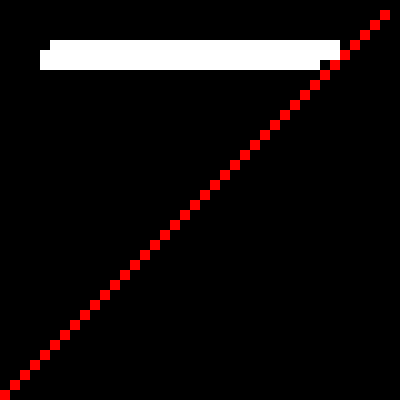
Frame 1 (no input)
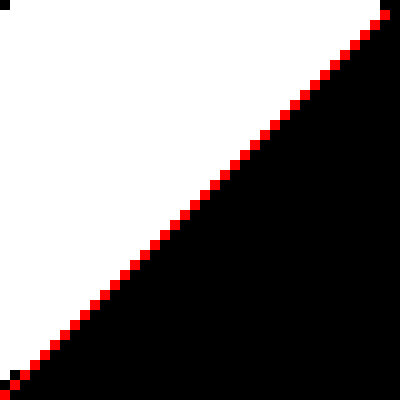
Frame 60 (the mouse pressed at the canvas centre just before this capture)
Frame 120 (the mouse held since frame 60 and released just before this capture): identical to frame 60, image omitted

The Processing sketch that drew these frames (run headless with seeded random() and noise(); from frame 60 on, the mouse is pressed at the canvas centre):

// Processing sketch: cell_expansion
// ── cell_expansion.pde
int[][] points = new int[40][40];

void drawPoints(){
for(int i = 0; i < 40; i++){
for(int h = 0; h < 40; h++){
  if(points[i][h] == 1) fill(255);
  else if(points[i][h] == 2) fill(255,0,0);
  else fill(0);
  rect(i*10,h*10,10,10);
}
}
}

void grow(){
  for(int i = 1; i < 39; i++){
  for(int h = 1; h < 39; h++){
    if(points[i][h] == 1){
      if(points[i-1][h] == 0) points[i-1][h] = 1;
      if(points[i+1][h] == 0) points[i+1][h] = 1;
      if(points[i][h-1] == 0) points[i][h-1] = 1;
      if(points[i][h+1] == 0) points[i-1][h+1] = 1;
    }
}
}
}

void setup(){
  size(400,400);
  points[5][5] = 1;
  noStroke();
  for(int h = 39; h > 0; h--){
  points[39 - h][h] = 2;
  }
 
  
  
}

void draw(){
  frameRate(5);
  grow();
  drawPoints();
}
